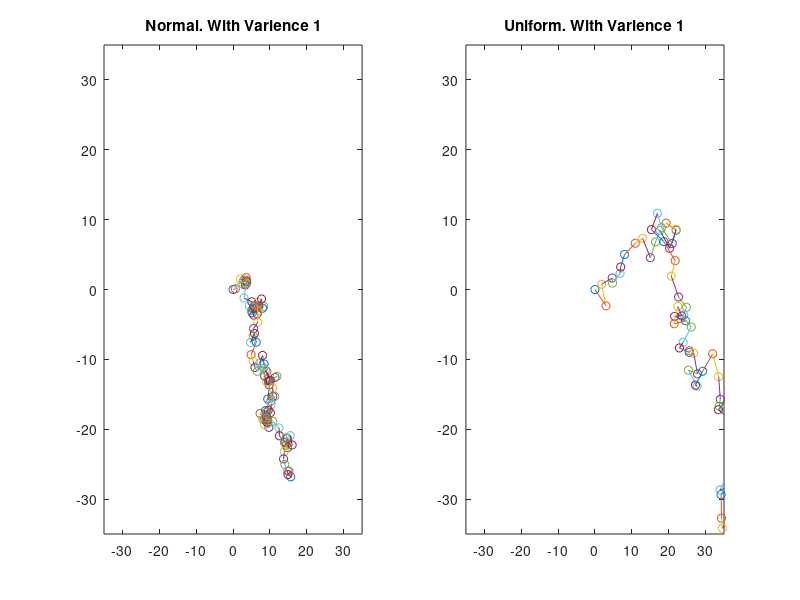

MATLAB code for this plot:
% A simple yet insightful look at random walks %

% A simple comparison between two random walks with two differenct
%probability distribuitions.

% The First Random Walk is performed according to white noise with Normal Distribution with variance 1

% The Second Random Walk performed with the white noise component with a  Uniform distribution with variance 1
% The two distributions are taken to have the same varience so we can
% extract a useful comparison

clc, clear all, clf

N=100; % number of random walks

Point1=[0,0];% original location of the point
Point2=[0,0];% original location of the point

subplot(1,2,1)
plot(Point1(1),Point1(2),'o');
title('Normal. With Varience 1')
axis([-35 35 -35 35])% fixing size of the window. 
hold on 

subplot(1,2,2)
plot(Point2(1),Point2(2),'o');
title('Uniform. With Varience 1')

axis([-35 35 -35 35])% fixing size of the window. 
hold on 


n=1;%index. Count walks.

while n<N
    
    V11=randn*(-1)^floor(2*randn);% random jump in X with normal dist
    V21=randn*(-1)^floor(2*randn);% random jump in Y with normal dist
    
    V12=sqrt(12)*rand*(-1)^floor(2*rand);% random jump in X with uniform dist
    V22=sqrt(12)*rand*(-1)^floor(2*rand);% random jump in Y with uniform dist
    
    
    subplot(1,2,1)
    line([Point1(1),Point1(1)+V11], [Point1(2),Point1(2)+V21]); 
    % drawing a path that random walk took with Normal dist
    subplot(1,2,2)
    line([Point2(1),Point2(1)+V12], [Point2(2),Point2(2)+V22]); 
    % drawing a path that random walk took with Uniform dist
    drawnow
     
    subplot(1,2,1) 
    Point1(1)=Point1(1)+V11;% new cooridnates for Norm dist
    Point1(2)=Point1(2)+V21;
    
    subplot(1,2,2)
    Point2(1)=Point2(1)+V12;% new cooridnates for Uniform dist
    Point2(2)=Point2(2)+V22;
    
    subplot(1,2,1)
    plot(Point1(1),Point1(2),'o'); % drawing new coordinte
    hold on
    drawnow
    subplot(1,2,2)
    plot(Point2(1),Point2(2),'o'); % drawing new coordinte
    hold on
    drawnow % graphic function 
    pause(.2) % pause to make animation slower 
    
    
    n=n+1; %increament number of walks
end
